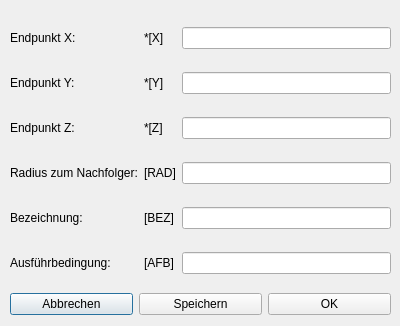
<?xml version="1.0" encoding="UTF-8"?>
<ui version="4.0">
 <class>Dialog_fraeser_gerade</class>
 <widget class="QDialog" name="Dialog_fraeser_gerade">
  <property name="geometry">
   <rect>
    <x>0</x>
    <y>0</y>
    <width>400</width>
    <height>326</height>
   </rect>
  </property>
  <property name="windowTitle">
   <string>Gerade Fraesbahn</string>
  </property>
  <property name="modal">
   <bool>true</bool>
  </property>
  <widget class="QWidget" name="layoutWidget">
   <property name="geometry">
    <rect>
     <x>10</x>
     <y>10</y>
     <width>381</width>
     <height>281</height>
    </rect>
   </property>
   <layout class="QGridLayout" name="gridLayout">
    <item row="1" column="1">
     <widget class="QLabel" name="label_ende_y_var">
      <property name="text">
       <string>*[Y]</string>
      </property>
     </widget>
    </item>
    <item row="3" column="2">
     <widget class="QLineEdit" name="lineEdit_radius"/>
    </item>
    <item row="5" column="2">
     <widget class="QLineEdit" name="lineEdit_afb"/>
    </item>
    <item row="2" column="1">
     <widget class="QLabel" name="label_ende_z_var">
      <property name="text">
       <string>*[Z]</string>
      </property>
     </widget>
    </item>
    <item row="0" column="1">
     <widget class="QLabel" name="label_ende_x_var">
      <property name="text">
       <string>*[X]</string>
      </property>
     </widget>
    </item>
    <item row="3" column="1">
     <widget class="QLabel" name="label_radius_var">
      <property name="text">
       <string>[RAD]</string>
      </property>
     </widget>
    </item>
    <item row="1" column="0">
     <widget class="QLabel" name="label_ende_y">
      <property name="text">
       <string>Endpunkt Y:</string>
      </property>
     </widget>
    </item>
    <item row="0" column="2">
     <widget class="QLineEdit" name="lineEdit_ende_x"/>
    </item>
    <item row="5" column="0">
     <widget class="QLabel" name="label_afb">
      <property name="text">
       <string>Ausführbedingung:</string>
      </property>
     </widget>
    </item>
    <item row="2" column="0">
     <widget class="QLabel" name="label_ende_z">
      <property name="text">
       <string>Endpunkt Z:</string>
      </property>
     </widget>
    </item>
    <item row="0" column="0">
     <widget class="QLabel" name="label_ende_x">
      <property name="text">
       <string>Endpunkt X:</string>
      </property>
     </widget>
    </item>
    <item row="5" column="1">
     <widget class="QLabel" name="label_afb_var">
      <property name="text">
       <string>[AFB]</string>
      </property>
     </widget>
    </item>
    <item row="2" column="2">
     <widget class="QLineEdit" name="lineEdit_ende_z"/>
    </item>
    <item row="3" column="0">
     <widget class="QLabel" name="label_radius">
      <property name="text">
       <string>Radius zum Nachfolger:</string>
      </property>
     </widget>
    </item>
    <item row="1" column="2">
     <widget class="QLineEdit" name="lineEdit_ende_y"/>
    </item>
    <item row="4" column="0">
     <widget class="QLabel" name="label_bezeichnung">
      <property name="text">
       <string>Bezeichnung:</string>
      </property>
     </widget>
    </item>
    <item row="4" column="1">
     <widget class="QLabel" name="label_bezeichnung_var">
      <property name="text">
       <string>[BEZ]</string>
      </property>
     </widget>
    </item>
    <item row="4" column="2">
     <widget class="QLineEdit" name="lineEdit_bezeichnung"/>
    </item>
   </layout>
  </widget>
  <widget class="QWidget" name="layoutWidget">
   <property name="geometry">
    <rect>
     <x>10</x>
     <y>290</y>
     <width>381</width>
     <height>29</height>
    </rect>
   </property>
   <layout class="QHBoxLayout" name="horizontalLayout">
    <item>
     <widget class="QPushButton" name="pushButton_abbrechen">
      <property name="text">
       <string>Abbrechen</string>
      </property>
     </widget>
    </item>
    <item>
     <widget class="QPushButton" name="pushButton_speichern">
      <property name="text">
       <string>Speichern</string>
      </property>
     </widget>
    </item>
    <item>
     <widget class="QPushButton" name="pushButton_ok">
      <property name="text">
       <string>OK</string>
      </property>
     </widget>
    </item>
   </layout>
  </widget>
 </widget>
 <tabstops>
  <tabstop>lineEdit_ende_x</tabstop>
  <tabstop>lineEdit_ende_y</tabstop>
  <tabstop>lineEdit_ende_z</tabstop>
  <tabstop>lineEdit_radius</tabstop>
  <tabstop>lineEdit_bezeichnung</tabstop>
  <tabstop>lineEdit_afb</tabstop>
  <tabstop>pushButton_abbrechen</tabstop>
  <tabstop>pushButton_speichern</tabstop>
  <tabstop>pushButton_ok</tabstop>
 </tabstops>
 <resources/>
 <connections/>
</ui>
